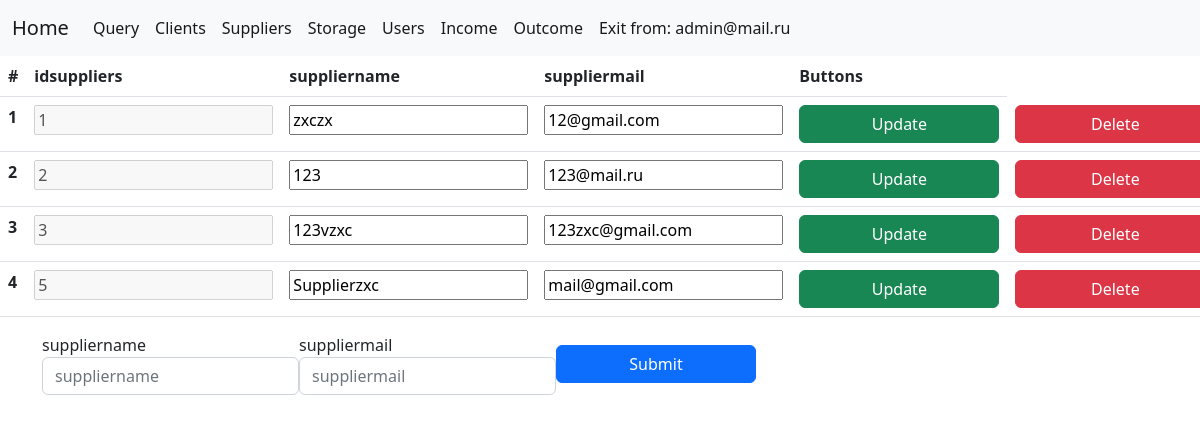
The app's page /suppliers/suppliers.php (signed in) with its own data.
### tables this page shows
CREATE TABLE `suppliers` (
  `idsuppliers` int NOT NULL AUTO_INCREMENT,
  `suppliername` varchar(45) NOT NULL,
  `suppliermail` varchar(100) NOT NULL,
  PRIMARY KEY (`idsuppliers`),
  UNIQUE KEY `idsuppliers_UNIQUE` (`idsuppliers`)
);

### suppliers/suppliers.php (the view, shortened to what this page needs)
<?php
require_once "../util/database.php";
$req = mysqli_query($mysql, "SELECT * FROM suppliers");
$req1 = mysqli_query($mysql, "SELECT * FROM suppliers");
$vals = mysqli_fetch_assoc($req1);
$req1 = mysqli_fetch_all($req);
$fields[] = [];
$i = 1;
?>
<!DOCTYPE html>
<html lang="en">
<head>
    <link rel="stylesheet" href="../source/bootstrap/css/bootstrap.min.css" />
    <link rel="stylesheet" href="../source/style.css" />
</head>
<body>
    <nav class="navbar navbar-expand-lg bg-light">
        <div class="container-fluid">
            <a class="navbar-brand" href="../"> Home </a>
            <div class="collapse navbar-collapse">
                <ul class="navbar-nav me-auto mb-12 mb-lg-0">
                    <li class="nav-item">
                        <a class="nav-link active" href="../queryfield.php">Query </a>
                    </li>
                    <li class="nav-item">
                        <a class="nav-link active" href="../clients/clients.php">Clients </a>
                    </li>
                    <li class="nav-item">
                        <a class="nav-link active" aria-current="page" href="../suppliers/suppliers.php">Suppliers</a>
                    </li>
                    <li class="nav-item">
                        <a class="nav-link active" aria-current="page" href="../storage/storage.php">Storage</a>
                    </li>
                    <li class="nav-item">
                        <a class="nav-link active" aria-current="page" href="../users/users.php">Users</a>
                    </li>
                    <li class="nav-item">
                        <a class="nav-link active" aria-current="page" href="../income/income.php">Income</a>
                    </li>
                    <li class="nav-item">
                        <a class="nav-link active" aria-current="page" href="../outcome/outcome.php">Outcome</a>
                    </li>
                    <li class="nav-item">
                        <a class="nav-link active" aria-current="page" href="../util/exit.php">Exit from: <?= $_SESSION['usermail'] ?></a>
                    </li>
                </ul>
            </div>
        </div>
    </nav>
    <table class="table">
        <thead class="thead-light">
            <tr>
                <th scope="col">#</th>
                <?php
                foreach ($vals as $key => $value) {
                    echo ('<th scope="col">' . $key . '</th>');
                    array_push($fields, $key);
                }
                ?>
                <th>Buttons</th>
            </tr>
        </thead>
        <tbody>
            <?php
            foreach ($req1 as $key => $val) {
                $j = 0;
                echo ('<tr>');
                echo ('<th scope="row">' . $i . '</th>');
            ?>
                <form action="CRUD/update.php" class="formtb" method="POST" id=<?php echo ("tb" . $key) ?>>
                    <?php
                    foreach ($val as $data) {
                        if ($j == 0) {
                            echo ('<td> <input type="text" disabled  name="' . "item" . $j . '" placeholder="' . $data . '" value="' . $data . '">');
                            echo ('</td>');
                        } else {
                            echo ('<td> <input type="text" id="' . "idtb" . $j . $key . '" name="' . "item" . $j . '" placeholder="' . $data . '" value="' . $data . '"></td>');
                        }
                        $j++;
                    }
                    echo ('<td><button type="submit" class="btn btn-success">Update</button></td>');
                    ?>
                </form>
            <?php
                echo ('<td> <a href="CRUD/delete.php?id=' . $val[0] . '"><button class="btn btn-danger">Delete</button></a></td>');
                echo ('</tr>');
                $i++;
            } ?>
        </tbody>
    </table>
    <div class="container">
        <form action="./CRUD/create.php" method="POST">
            <div style="display:flex;" class="form-row align-items-center">
                <?php
                for ($i = 2; $i <= sizeof($vals); $i++) {
                ?>
                    <div class="col-auto">
                        <label class="sr-only" for="inlineFormInput"><?= $fields[$i] ?></label>
                        <input required type="text" class="form-control mb-2" name="name_<?= $i ?>" placeholder="<?= $fields[$i] ?>">
                    </div>
                <?php } ?>
                <div class="col-auto">
                    <button type="submit" class="btn btn-primary mb-2">Submit</button>
                </div>
            </div>
        </form>
    </div>
</body>
</html>

### source/style.css (style rules this page uses)
button { min-width: 200px; }
a { outline: none; text-decoration: none; color:#000; }

### records on screen
suppliers: item0 "1", item1 "zxczx", item2 "12@gmail.com"
suppliers: item0 "2", item1 "123", item2 "123@mail.ru"
suppliers: item0 "3", item1 "123vzxc", item2 "123zxc@gmail.com"
suppliers: item0 "5", item1 "Supplierzxc", item2 "mail@gmail.com"

### other values on screen
$_SESSION['usermail'] "admin@mail.ru"
$key "idsuppliers"
$key "suppliername"
$key "suppliermail"
$fields[$i] "suppliername"
$fields[$i] "suppliermail"
